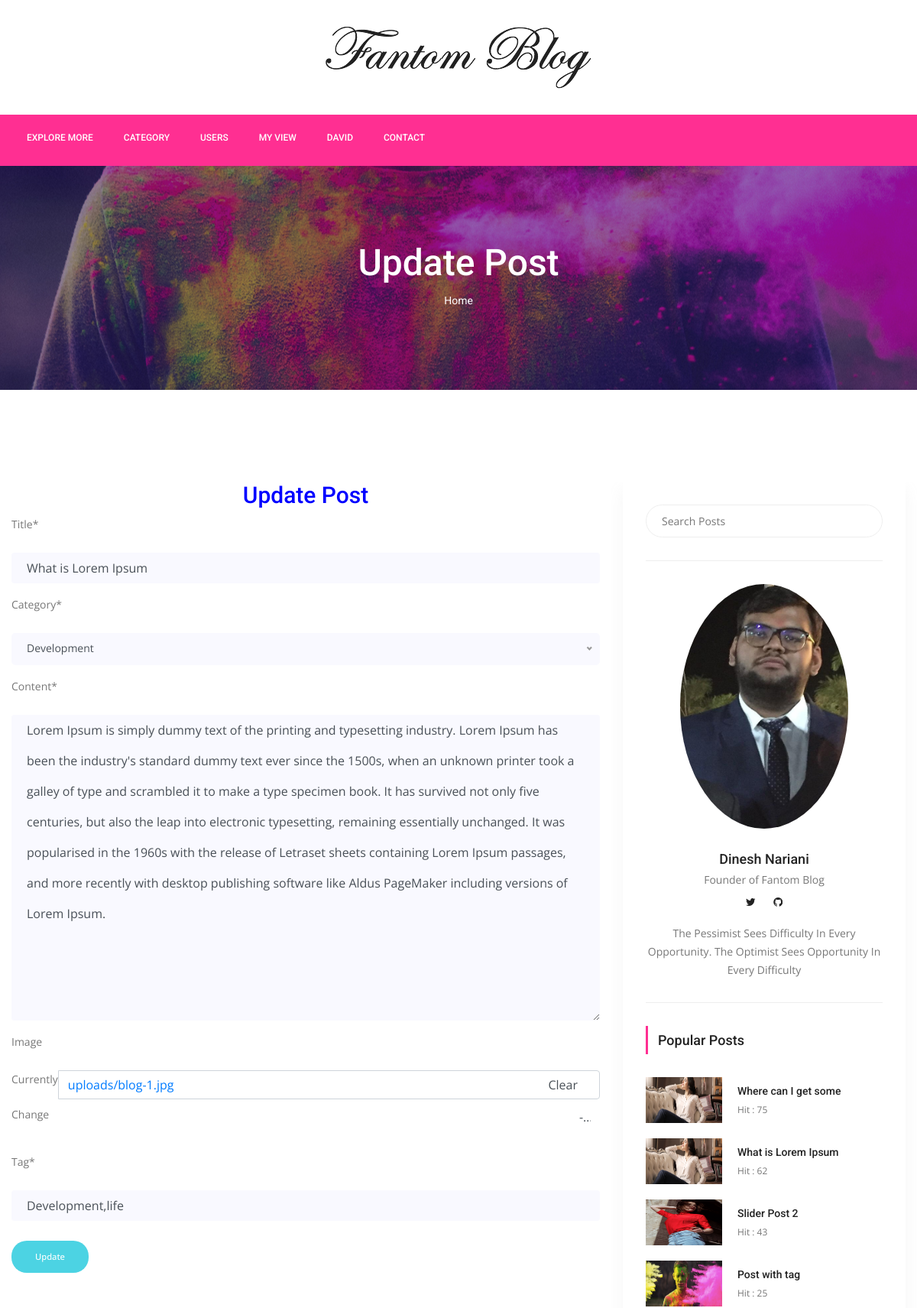
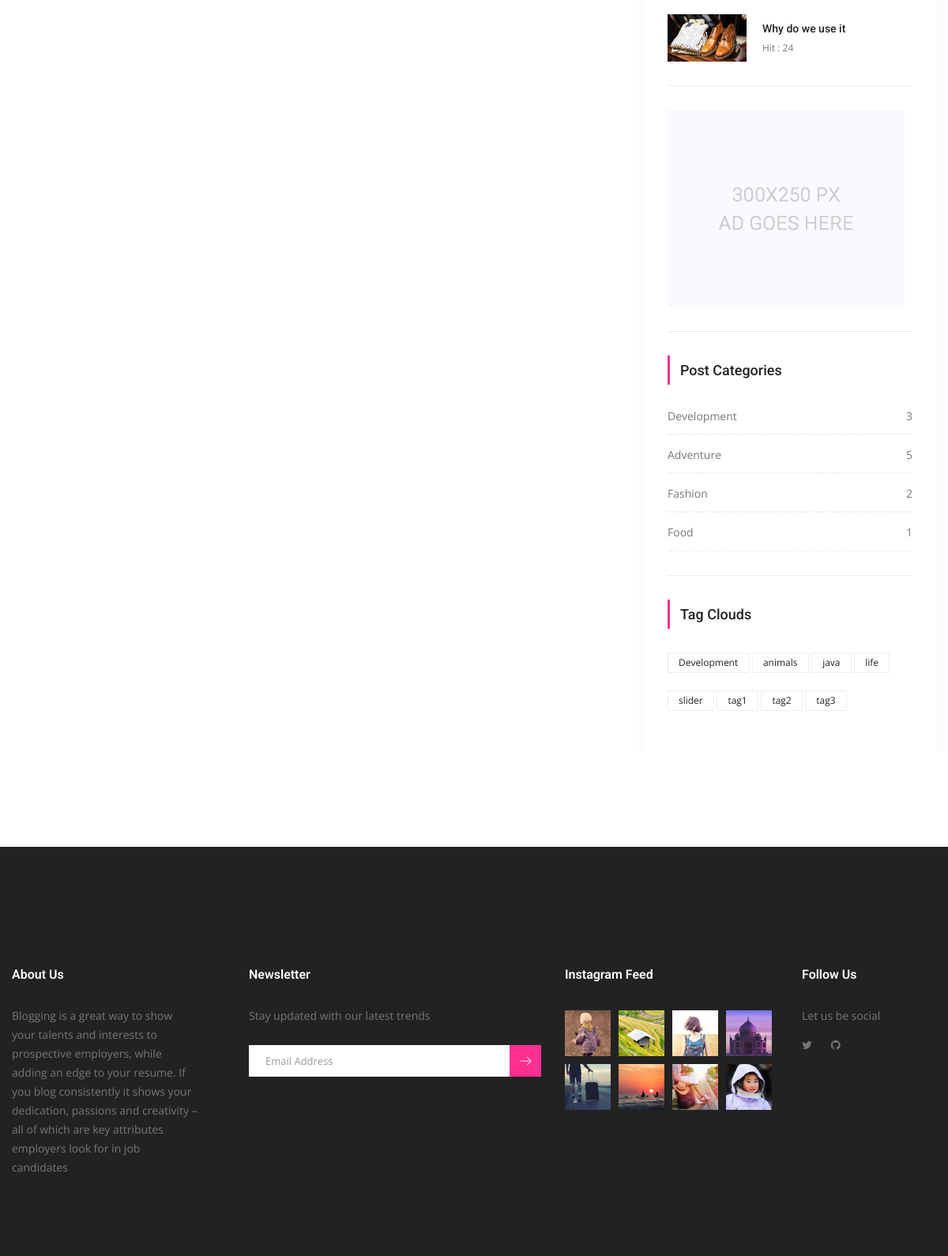
The app's page /post-update/1/what-is-lorem-ipsum (signed in) with its own data (2 pictures, top to bottom).
### posts/models.py (models this page shows, shortened)
class Post(models.Model):
    title = models.CharField(max_length=150)
    content = models.TextField()
    publishing_date = models.DateTimeField(auto_now_add=True)
    image = models.ImageField(blank=True, null=True, upload_to='uploads/')
    user = models.ForeignKey(settings.AUTH_USER_MODEL, on_delete=models.CASCADE)
    slug = models.SlugField(default="slug", editable=False)
    category = models.ForeignKey(Category, on_delete=models.CASCADE, default=1, related_name="posts")
    tag = models.ManyToManyField(Tag, related_name="posts", blank=True)
    slider_post = models.BooleanField(default=False)
    hit = models.PositiveIntegerField(default=0)
    def post_tag(self):
        return ','.join(str(tag) for tag in self.tag.all())

class Category(models.Model):
    title = models.CharField(max_length=150)
    slug = models.SlugField(editable=False)
    def __str__(self):
        return self.title
    def post_count(self):
        return self.posts.all().count()

class Tag(models.Model):
    title = models.CharField(max_length=50)
    slug = models.SlugField(editable=False)
    def __str__(self):
        return self.title

### posts/views.py (the view, shortened to what this page needs)
# urls.py: path('post-update/<int:pk>/<slug:slug>', UpdatePostView.as_view(), name="post_update"),
@method_decorator(login_required(login_url='users/login'), name="dispatch")
class UpdatePostView(UpdateView):
    model = Post
    template_name = 'posts/post-update.html'
    form_class = PostUpdateForm
    def get(self, request, *args, **kwargs):
        self.object = self.get_object()
        if self.object.user != request.user:
            return HttpResponseRedirect('/')
        return super(UpdatePostView, self).get(request, *args, **kwargs)

### posts/forms.py
class PostUpdateForm(forms.ModelForm):
    def __init__(self, *args, **kwargs):
        super(PostUpdateForm, self).__init__(*args, **kwargs)
        self.helper = FormHelper()
        self.helper.form_method = 'post'
        self.helper.field_class = 'mt-10'
        self.helper.layout = Layout(
            Field("title", css_class="single-input", placeholder="Title"),
            Field("category", css_class="single-input"),
            Field("content", css_class="single-input", placeholder="Your Content"),
            Field("image", css_class="single-input"),
            Field("tag", css_class="single-input", placeholder="Your Tags", value=self.instance.post_tag()),
        )
        self.helper.add_input(Submit('submit', 'Update', css_class="genric-btn success circle"))
    tag = forms.CharField()
    class Meta:
        model = Post
        fields = [
            'title',
            'category',
            'content',
            'image',
        ]

### posts/templatetags/custom_tags.py (called while the page is built)
@register.simple_tag(name="categories")
def all_categories():
    return Category.objects.all()

@register.simple_tag(name="tags")
def all_tags():
    return Tag.objects.all()

@register.simple_tag(name="hit_posts")
def hit_posts():
    return Post.objects.order_by('-hit')[:5]

### templates/posts/post-update.html
{% extends 'base.html' %}
{% load static %}
{% load crispy_forms_tags %}
{% block content %}
        <section class="banner_area">
            <div class="banner_inner d-flex align-items-center">
            	<div class="overlay bg-parallax" data-stellar-ratio="0.9" data-stellar-vertical-offset="0" data-background=""></div>
				<div class="container">
					<div class="banner_content text-center">
						<h2>Update Post</h2>
						<div class="page_link">
							<a href="{% url 'posts:index' %}">Home</a>
						</div>
					</div>
				</div>
            </div>
        </section>
        <section class="blog_area p_120">
            <div class="container">
                <div class="row">
                    <div class="col-lg-8">
                        <h2 style="text-align:center;color:blue">Update Post</h2>
                        <div class="blog_left_sidebar">
                            {% crispy form %}
                        </div>
                    </div>
                    {% include 'right_side.html' %}
                </div>
            </div>
        </section>
       {% endblock %}

### templates/base.html (shortened to what this page needs)
{% load static %}
{% load custom_tags %}
<!doctype html>
<html lang="en">
    <head>
        <link rel="stylesheet" href="{% static 'css/bootstrap.css' %}">
        <link rel="stylesheet" href="{% static 'vendors/linericon/style.css' %}">
        <link rel="stylesheet" href="{% static 'css/font-awesome.min.css' %}">
        <link rel="stylesheet" href="{% static 'vendors/owl-carousel/owl.carousel.min.css' %}">
        <link rel="stylesheet" href="{% static 'vendors/lightbox/simpleLightbox.css' %}'">
        <link rel="stylesheet" href="{% static 'vendors/nice-select/css/nice-select.css' %}">
        <link rel="stylesheet" href="{% static 'vendors/animate-css/animate.css' %}">
        <link rel="stylesheet" href="{% static 'vendors/jquery-ui/jquery-ui.css' %}">
        <link rel="stylesheet" href="{% static 'css/style.css' %}">
        <link rel="stylesheet" href="{% static 'css/responsive.css' %}">
    </head>
    <body>
        <header class="header_area">
            <div class="logo_part">
            	<div class="container">
            		<a class="logo" href="{% url 'posts:index' %}"><img src="{% static 'img/logo.png' %}" alt=""></a>
            	</div>
            </div>
			<div class="main_menu">
				<nav class="navbar navbar-expand-lg navbar-light">
					<div class="container">
						<div class="collapse navbar-collapse offset" id="navbarSupportedContent">
							<ul class="nav navbar-nav menu_nav">
                                {% if user.is_authenticated  %}
								<li class="nav-item"><a class="nav-link" href="{% url 'posts:index' %}">Explore More</a></li>
                                {% else %}
                                <li class="nav-item"><a class="nav-link" href="{% url 'posts:index' %}">Home</a></li>
                                {% endif %}
								<li class="nav-item submenu dropdown">
									<a href="#" class="nav-link dropdown-toggle" data-toggle="dropdown" role="button" aria-haspopup="true" aria-expanded="false">Category</a>
                                    {% categories as categories %}
								</li>
                                 <li class="nav-item"><a class="nav-link" href="{% url 'users:user_list' %}">Users</a></li>
								{% if user.is_authenticated %}
                                <li class="nav-item"><a class="nav-link" href="{% url 'posts:myview' %}">My View</a></li>
                                <li class="nav-item submenu dropdown">
									<a href="#" class="nav-link dropdown-toggle" data-toggle="dropdown" role="button" aria-haspopup="true" aria-expanded="false">{{ user.username }}</a>
								</li>
                                {% else %}
								<li class="nav-item"><a class="nav-link" href="{% url 'users:register' %}">Register</a></li>
								<li class="nav-item"><a class="nav-link" href="{% url 'users:login' %}">Login</a></li>
                                {% endif %}
                                <li class="nav-item"><a class="nav-link" href="{% url 'contact:contact' %}">Contact</a></li>
							</ul>
						</div>
					</div>
				</nav>
			</div>
        </header>
    {% block content %}
    {% endblock %}
        <footer class="footer-area">
            <div class="container">
                <div class="row">
                    <div class="col-lg-3  col-md-6 col-sm-6">
                        <div class="single-footer-widget">
                            <h6 class="footer_title">About Us</h6>
                            <p>Blogging is a great way to show your talents and interests to prospective employers, while adding an edge to your resume. If you blog consistently it shows your dedication, passions and creativity – all of which are key attributes employers look for in job candidates</p>
                        </div>
                    </div>
                    <div class="col-lg-4 col-md-6 col-sm-6">
                        <div class="single-footer-widget">
                            <h6 class="footer_title">Newsletter</h6>
                            <p>Stay updated with our latest trends</p>
                            <div id="mc_embed_signup">
                                <form target="_blank" action="https://spondonit.us12.list-manage.com/subscribe/post?u=1462626880ade1ac87bd9c93a&amp;id=92a4423d01" method="get" class="subscribe_form relative">
                                    <div class="input-group d-flex flex-row">
                                        <input name="EMAIL" placeholder="Email Address" onfocus="this.placeholder = ''" onblur="this.placeholder = 'Email Address '" required="" type="email">
                                        <button class="btn sub-btn"><span class="lnr lnr-arrow-right"></span></button>
                                    </div>
                                </form>
                            </div>
                        </div>
                    </div>
                    <div class="col-lg-3 col-md-6 col-sm-6">
                        <div class="single-footer-widget instafeed">
                            <h6 class="footer_title">Instagram Feed</h6>
                            <ul class="list instafeed d-flex flex-wrap">
                                <li><img src="{% static 'img/instagram/Image-01.jpg' %}" alt=""></li>
                                <li><img src="{% static 'img/instagram/Image-02.jpg' %}" alt=""></li>
                                <li><img src="{% static 'img/instagram/Image-03.jpg' %}" alt=""></li>
                                <li><img src="{% static 'img/instagram/Image-04.jpg' %}" alt=""></li>
                                <li><img src="{% static 'img/instagram/Image-05.jpg' %}" alt=""></li>
                                <li><img src="{% static 'img/instagram/Image-06.jpg' %}" alt=""></li>
                                <li><img src="{% static 'img/instagram/Image-07.jpg' %}" alt=""></li>
                                <li><img src="{% static 'img/instagram/Image-08.jpg' %}" alt=""></li>
                            </ul>
                        </div>
                    </div>
                    <div class="col-lg-2 col-md-6 col-sm-6">
                        <div class="single-footer-widget f_social_wd">
                            <h6 class="footer_title">Follow Us</h6>
                            <p>Let us be social</p>
                            <div class="f_social">
                                <a href="https://twitter.com/DineshNariani"><i class="fa fa-twitter"></i></a>
                                <a href="https://github.com/dineshssdn-867"><i class="fa fa-github"></i></a>
                            </div>
                        </div>
                    </div>
                </div>
            </div>
        </footer>
    </body>
</html>

### templates/right_side.html (shortened to what this page needs)
{% load static %}
{% load custom_tags %}
<div class="col-lg-4">
                        <div class="blog_right_sidebar">
                            <aside class="single_sidebar_widget search_widget">
                                <form action="{% url 'posts:search' %}" method="get">
                                <div class="input-group">
                                    <input type="text" class="form-control" placeholder="Search Posts" name="q">
                                </div></form>
                                <div class="br"></div>
                            </aside>
                            <aside class="single_sidebar_widget author_widget">
                                <img class="author_img rounded-circle" width="220" height="320" src="{% static 'img/WhatsApp Image 2021-04-02 at 3.04.59 PM.jpeg' %}" alt="">
                                <h4>Dinesh Nariani</h4>
                                <p>Founder of Fantom Blog</p>
                                <div class="social_icon">
                                    <a href="https://twitter.com/DineshNariani"><i class="fa fa-twitter"></i></a>
                                    <a href="https://github.com/dineshssdn-867"><i class="fa fa-github"></i></a>
                                </div>
                                <p>The Pessimist Sees Difficulty In Every Opportunity. The Optimist Sees Opportunity In Every Difficulty</p>
                                <div class="br"></div>
                            </aside>
                            <aside class="single_sidebar_widget popular_post_widget">
                                <h3 class="widget_title">Popular Posts</h3>
                                {% hit_posts as posts %}
                                {% for post in posts %}
                                <div class="media post_item">
                                    <img src="{{ post.image.url }}" alt="post" style="width:100px;height:60px">
                                    <div class="media-body">
                                        <a href="{% url 'posts:detail' post.pk post.slug %}"><h3>{{ post.title }}</h3></a>
                                        <p>Hit : {{ post.hit }}</p>
                                    </div>
                                </div>
                                {% endfor %}
                                <div class="br"></div>
                            </aside>
                            <aside class="single_sidebar_widget">
                                <a href="#"><img class="img-fluid" src="{% static 'img/blog/add.jpg' %}" alt=""></a>
                                <div class="br"></div>
                            </aside>
                            <aside class="single_sidebar_widget post_category_widget">
                                <h4 class="widget_title">Post Categories</h4>
                                <ul class="list cat-list">
                                    {% categories as categories %}
                                    {% for category in categories %}
                                    <li>
                                        <a href="{% url 'posts:category_detail' pk=category.id slug=category.slug %}" class="d-flex justify-content-between">
                                            <p>{{ category.title }}</p>
                                            <p>{{ category.post_count }}</p>
                                        </a>
                                    </li>
                                    {% endfor %}
                                </ul>
                                <div class="br"></div>
                            </aside>
                            <aside class="single-sidebar-widget tag_cloud_widget">
                                <h4 class="widget_title">Tag Clouds</h4>
                                <ul class="list">
                                    {% tags as labels %}
                                    {% for label in labels %}
                                    <li><a href="{% url 'posts:tag_detail' label.slug %}">{{ label }}</a></li>
                                    {% endfor %}
                                </ul>
                            </aside>
                        </div>
                    </div>

### records on screen
Post: title "What is Lorem Ipsum", content "Lorem Ipsum is simply dummy text of the printing and typesetting industry. Lorem Ipsum has been the industry's standard dummy text ever since the 1500s, when an unknown printer took a galley of type and scrambled it to make a type specimen book. It has survived not only five centuries, but also the leap into electronic typesetting, remaining essentially unchanged. It was popularised in the 1960s with the release of Letraset sheets containing Lorem Ipsum passages, and more recently with desktop publishing software like Aldus PageMaker including versions of Lorem Ipsum.", image (picture), hit "62"
Post: image (picture), title "Where can I get some", hit "75"
Post: image (picture), title "Slider Post 2", hit "43"
Post: image (picture), title "Post with tag", hit "25"
Post: image (picture), title "Why do we use it", hit "24"
Category: title "Development", post_count "3"
Category: title "Adventure", post_count "5"
Category: title "Fashion", post_count "2"
Category: title "Food", post_count "1"
Tag: title "Development"
Tag: title "animals"
Tag: title "java"
Tag: title "life"
Tag: title "slider"
Tag: title "tag1"
Tag: title "tag2"
Tag: title "tag3"

### other values on screen
{{ user.username }} "DAVID"
